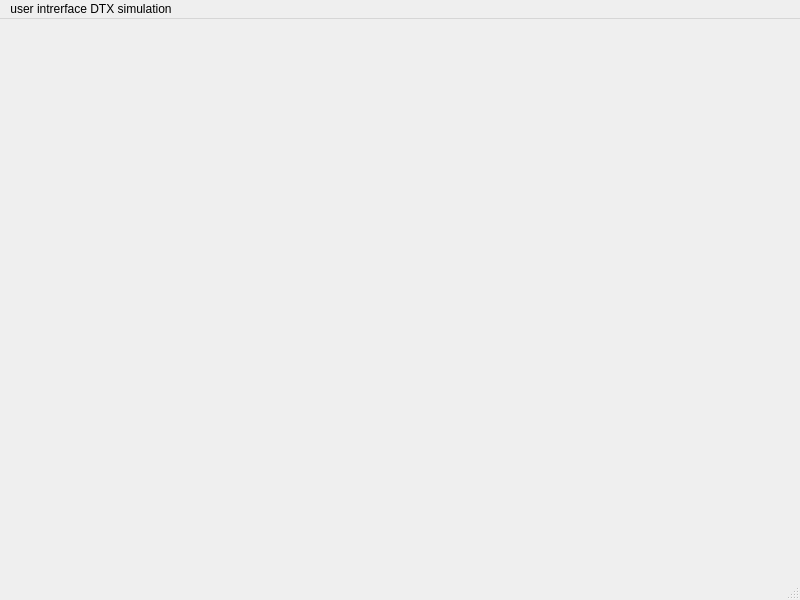
<?xml version="1.0" encoding="UTF-8"?>
<ui version="4.0">
 <class>MainWindow</class>
 <widget class="QMainWindow" name="MainWindow">
  <property name="geometry">
   <rect>
    <x>0</x>
    <y>0</y>
    <width>800</width>
    <height>600</height>
   </rect>
  </property>
  <property name="windowTitle">
   <string>MainWindow</string>
  </property>
  <widget class="QWidget" name="centralwidget"/>
  <widget class="QStatusBar" name="statusbar"/>
  <widget class="QMenuBar" name="menubar">
   <property name="geometry">
    <rect>
     <x>0</x>
     <y>0</y>
     <width>800</width>
     <height>20</height>
    </rect>
   </property>
   <widget class="QMenu" name="menuuser_intrerface_DTX_simulation">
    <property name="title">
     <string>user intrerface DTX simulation</string>
    </property>
   </widget>
   <addaction name="menuuser_intrerface_DTX_simulation"/>
  </widget>
 </widget>
 <resources/>
 <connections/>
</ui>
